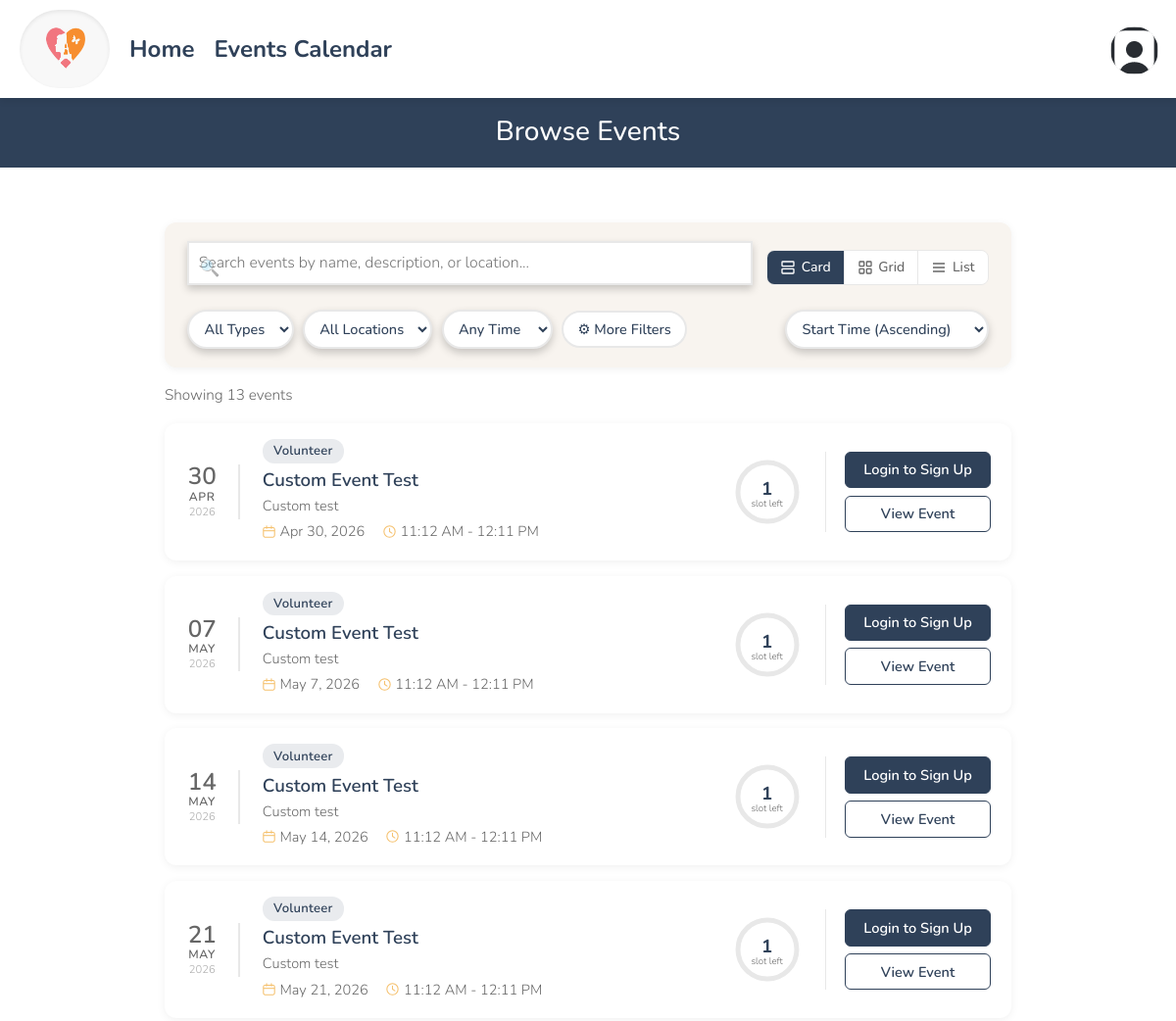
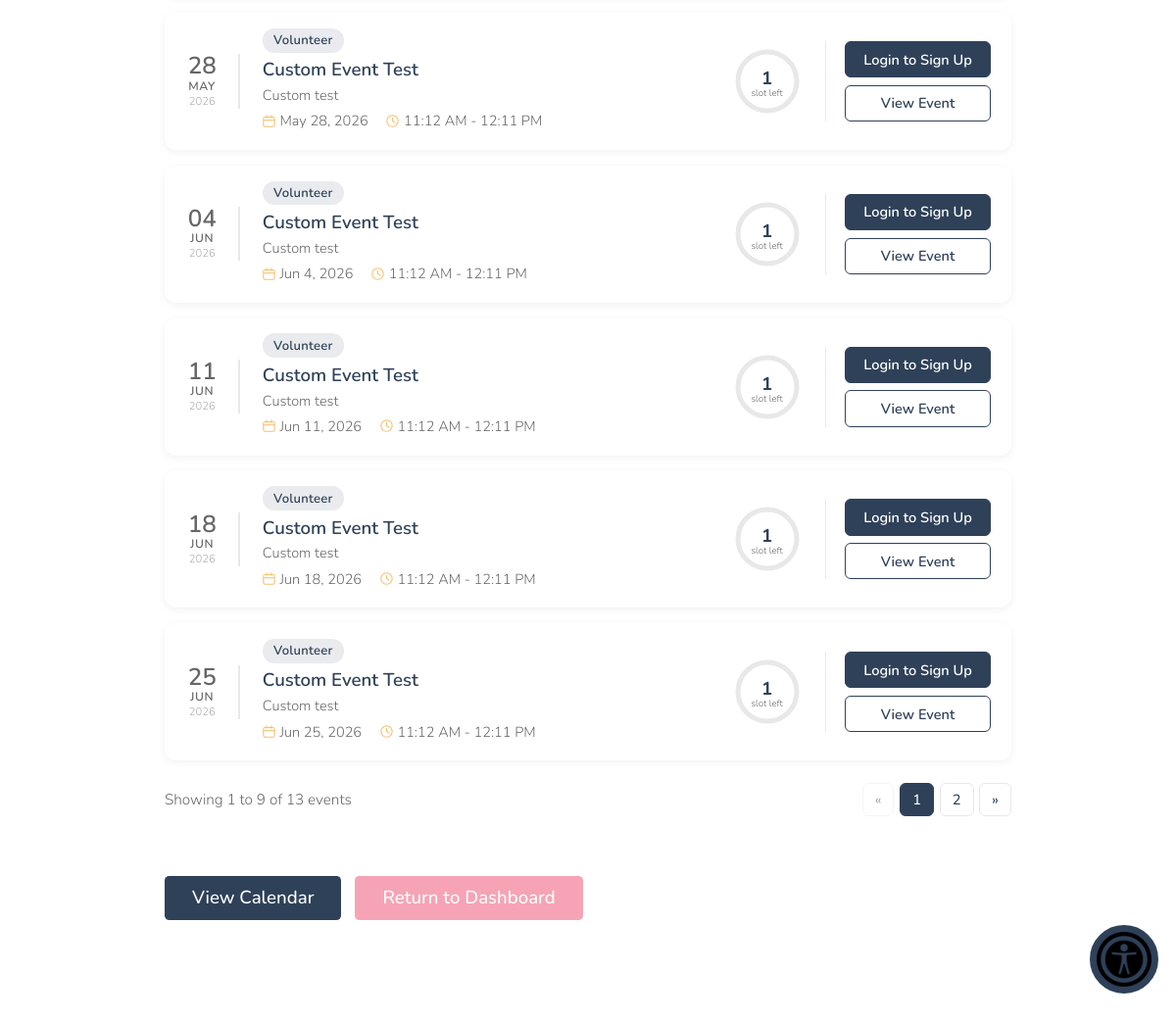
The page /viewAllEvents.php on the database its author committed (2 pictures, top to bottom).
### tables this page shows
CREATE TABLE `dbevents` (
  `id` int(11) NOT NULL,
  `name` text NOT NULL,
  `abbr_name` text NOT NULL,
  `type` enum('Retreat','Normal') NOT NULL DEFAULT 'Normal',
  `startDate` char(10) NOT NULL,
  `startTime` char(5) NOT NULL,
  `endTime` char(5) NOT NULL,
  `endDate` char(10) NOT NULL,
  `timezone` varchar(50) NOT NULL,
  `description` text NOT NULL,
  `capacity` int(11) NOT NULL,
  `location` text DEFAULT NULL,
  `access` enum('Public','Private') NOT NULL DEFAULT 'Public',
  `completed` enum('Y','N') NOT NULL DEFAULT 'N',
  `board_event` tinyint(1) NOT NULL DEFAULT 0,
  `series_id` varchar(32) DEFAULT NULL,
  `recurrence_interval_days` int(11) NOT NULL
);

### viewAllEvents.php (the view, shortened to what the rows shown need)
<?php
    $loggedIn = false;
    $userID = null;
    require_once('database/dbEvents.php');
    require_once('include/output.php');
?>
<!DOCTYPE html>
<html>
<head>
    <?php require_once('universal.inc') ?>
    <link rel="stylesheet" href="css/viewAllEvents.css">
</head>
<body>
    <?php require_once('header.php') ?>
    <h1>Browse Events</h1>
    <main class="browse-main">
    <?php
        $allEvents = get_all_events_sorted_by_date_not_archived();
        $upcomingEvents = [];
        $boardEvents    = [];
        foreach ($allEvents as $event) {
            $evtType = $event->getEventType();
            if ($evtType === 'Board') {
                $boardEvents[] = $event;
            } else {
                $upcomingEvents[] = $event;
            }
        }
        $allSignupCounts = fetch_all_signup_counts();
        $userSignups = ($loggedIn && $userID) ? fetch_user_signups($userID) : [];
        function prepareEventData($event, $loggedIn, $userID, $allSignupCounts, $userSignups) {
            $eventID   = $event->getID();
            $title     = $event->getName();
            $startDate = $event->getStartDate();
            $startTime = $event->getStartTime();
            $endTime   = $event->getEndTime();
            $capacity  = (int) $event->getCapacity();
            $location  = $event->getLocation() ?? '';
            $access    = $event->getAccess();
            $type      = $event->getEventType();
            $desc      = $event->getDescription() ?? '';
            $numSignups     = $allSignupCounts[$eventID] ?? 0;
            $slotsRemaining = max(0, $capacity - $numSignups);
            $isSignedUp     = $loggedIn ? isset($userSignups[$eventID]) : false;
            $dateObj       = new DateTime($startDate);
            $dayNum        = $dateObj->format('d');
            $monthShort    = strtoupper($dateObj->format('M'));
            $yearShort     = $dateObj->format('Y');
            $formattedDate = $dateObj->format('M j, Y');
            $dateShort     = $dateObj->format('M j');
            $timeStart     = time24hTo12h($startTime);
            $timeEnd       = time24hTo12h($endTime);
            $timeDisplay   = $timeStart . ' - ' . $timeEnd;
            $pctFull = $capacity > 0 ? round(($numSignups / $capacity) * 100) : 100;
            $shortDesc = mb_strlen($desc) > 120 ? mb_substr($desc, 0, 120) . '...' : $desc;
            $listDesc  = mb_strlen($desc) > 60  ? mb_substr($desc, 0, 60) . '...'  : $desc;
            return [
                'eventID'        => $eventID,
                'title'          => $title,
                'startDate'      => $startDate,
                'startTime'      => $startTime,
                'endTime'        => $endTime,
                'capacity'       => $capacity,
                'location'       => $location,
                'access'         => $access,
                'type'           => $type,
                'desc'           => $desc,
                'numSignups'     => $numSignups,
                'slotsRemaining' => $slotsRemaining,
                'isSignedUp'     => $isSignedUp,
                'dayNum'         => $dayNum,
                'monthShort'     => $monthShort,
                'yearShort'      => $yearShort,
                'formattedDate'  => $formattedDate,
                'dateShort'      => $dateShort,
                'timeStart'      => $timeStart,
                'timeEnd'        => $timeEnd,
                'timeDisplay'    => $timeDisplay,
                'pctFull'        => $pctFull,
                'shortDesc'      => $shortDesc,
                'listDesc'       => $listDesc,
            ];
        }
        $upcomingData = [];
        foreach ($upcomingEvents as $evt) {
            $upcomingData[] = prepareEventData($evt, $loggedIn, $userID, $allSignupCounts, $userSignups);
        }
        function dataAttrs($d) {
            return ' data-name="' . htmlspecialchars(strtolower($d['title'])) . '"'
                 . ' data-start-date="' . htmlspecialchars($d['startDate']) . '"'
                 . ' data-location="' . htmlspecialchars(strtolower($d['location'])) . '"'
                 . ' data-type="' . htmlspecialchars($d['type']) . '"'
                 . ' data-start-time="' . htmlspecialchars($d['startTime']) . '"'
                 . ' data-slots-remaining="' . $d['slotsRemaining'] . '"'
                 . ' data-desc="' . htmlspecialchars(strtolower($d['desc'])) . '"';
        }
        function bulkCheckbox($d, $loggedIn, $userID) {
            if (!$loggedIn || $userID === 'guest') return '';
            return '<input type="checkbox" class="bulk-signup-cb" data-event-id="' . intval($d['eventID']) . '" title="Select for bulk signup">';
        }
        function actionBtn($d, $loggedIn, $userID, $style = 'full') {
            $access = $d['access'];
            $viewBtn = '<a class="act-btn act-view" href="event.php?id=' . urlencode($d['eventID']) . '">View Event</a>';
            $eventDate = new DateTime($d['startDate']);
            $now = new DateTime();
            $now->setTime(0, 0, 0);
            if ($eventDate < $now) {
                return $viewBtn;
            }
            if (!$loggedIn || $userID === 'guest') {
                return '<a class="act-btn act-login" href="login.php">Login to Sign Up</a>' . $viewBtn;
            }
            return '<a class="act-btn act-register" href="eventSignUp.php?event_name=' . urlencode($d['title']) . '&restricted=' . urlencode($access) . '&id=' . urlencode($d['eventID']) . '">Sign Up</a>' . $viewBtn;
        }
        function capacityRing($d) {
            $pct = $d['pctFull'];
            $slots = $d['slotsRemaining'];
            $radius = 30;
            $circumference = 2 * M_PI * $radius;
            $offset = $circumference - ($circumference * min($pct, 100) / 100);
            $colorClass = $pct >= 100 ? 'ring-full' : ($pct >= 80 ? 'ring-limited' : 'ring-available');
            $html  = '<div class="cap-ring ' . $colorClass . '">';
            $html .= '<svg width="72" height="72" viewBox="0 0 72 72">';
            $html .= '<circle cx="36" cy="36" r="' . $radius . '" class="ring-bg"/>';
            $html .= '<circle cx="36" cy="36" r="' . $radius . '" class="ring-fill" style="stroke-dasharray:' . round($circumference, 1) . ';stroke-dashoffset:' . round($offset, 1) . '"/>';
            $html .= '</svg>';
            $html .= '<span class="ring-label">' . $slots . '</span>';
            $html .= '<span class="ring-sublabel">' . ($slots === 1 ? 'slot left' : 'slots left') . '</span>';
            $html .= '</div>';
            return $html;
        }
        function typeBadge($type) {
            $lc = strtolower($type);
            $label = $type === 'Normal' ? 'Volunteer' : htmlspecialchars($type);
            return '<span class="type-badge tb-' . $lc . '">' . $label . '</span>';
        }
        function almostFullBadge($d) {
            return '';
        }
        function renderCard($d, $loggedIn, $userID) {
            $html  = '<div class="ev-card event-item"' . dataAttrs($d) . '>';
            $html .= '<div class="ev-card-date">';
            $html .= '<span class="ev-date-day">' . $d['dayNum'] . '</span>';
            $html .= '<span class="ev-date-month">' . $d['monthShort'] . '</span>';
            $html .= '<span class="ev-date-year">' . $d['yearShort'] . '</span>';
            $html .= '</div>';
            $html .= '<div class="ev-card-body">';
            $html .= '<div class="ev-card-badges">';
            $html .= bulkCheckbox($d, $loggedIn, $userID);
            $html .= typeBadge($d['type']);
            $html .= '</div>';
            $html .= '<h3 class="ev-card-title"><a href="event.php?id=' . urlencode($d['eventID']) . '">' . htmlspecialchars($d['title']) . '</a></h3>';
            if ($d['shortDesc'] !== '') {
                $html .= '<p class="ev-card-desc">' . htmlspecialchars($d['shortDesc']) . '</p>';
            }
            $html .= '<div class="ev-card-meta">';
            $html .= '<span class="meta-i"><svg class="m-icon" viewBox="0 0 16 16" width="13" height="13"><rect x="1" y="3" width="14" height="12" rx="2" fill="none" stroke="currentColor" stroke-width="1.3"/><line x1="1" y1="7" x2="15" y2="7" stroke="currentColor" stroke-width="1.3"/><line x1="5" y1="1" x2="5" y2="4" stroke="currentColor" stroke-width="1.3" stroke-linecap="round"/><line x1="11" y1="1" x2="11" y2="4" stroke="currentColor" stroke-width="1.3" stroke-linecap="round"/></svg> ' . htmlspecialchars($d['formattedDate']) . '</span>';
            $html .= '<span class="meta-i"><svg class="m-icon" viewBox="0 0 16 16" width="13" height="13"><circle cx="8" cy="8" r="7" fill="none" stroke="currentColor" stroke-width="1.3"/><polyline points="8,4 8,8 11,10" fill="none" stroke="currentColor" stroke-width="1.3" stroke-linecap="round" stroke-linejoin="round"/></svg> ' . $d['timeDisplay'] . '</span>';
            if ($d['location'] !== '') {
                $html .= '<span class="meta-i"><svg class="m-icon" viewBox="0 0 16 16" width="13" height="13"><path d="M8 1C5.2 1 3 3.2 3 6c0 4 5 9 5 9s5-5 5-9c0-2.8-2.2-5-5-5zm0 7a2 2 0 110-4 2 2 0 010 4z" fill="none" stroke="currentColor" stroke-width="1.3"/></svg> ' . htmlspecialchars($d['location']) . '</span>';
            }
            $html .= '</div>';
            $html .= almostFullBadge($d);
            $html .= '</div>';
            $html .= '<div class="ev-card-right">';
            $html .= capacityRing($d);
            $html .= '</div>';
            $html .= '<div class="ev-card-action">';
            $html .= actionBtn($d, $loggedIn, $userID, 'full');
            $html .= '</div>';
            $html .= '</div>';
            return $html;
        }
        function renderSection($data, $loggedIn, $userID, $id) {
            echo '<div class="ev-cards-wrap view-card" id="' . $id . '-cards">';
            foreach ($data as $d) echo renderCard($d, $loggedIn, $userID);
            echo '</div>';
        }
    ?>
        <div id="upcoming-section" class="events-section">
            <?php if (count($upcomingData) > 0): ?>
                <?php renderSection($upcomingData, $loggedIn, $userID, 'upcoming'); ?>
            <?php else: ?>
                <p class="no-events-msg">No upcoming events available.</p>
            <?php endif; ?>
        </div>
    </main>
</body>
</html>

### rows shown on the page
dbevents: dayNum "30", monthShort "APR", yearShort "2026", type "Volunteer", name "Custom Event Test", description "Custom test", formattedDate "Apr 30, 2026", timeDisplay "11:12 AM - 12:11 PM", capacity "1", shows "slot left"
dbevents: dayNum "07", monthShort "MAY", yearShort "2026", type "Volunteer", name "Custom Event Test", description "Custom test", formattedDate "May 7, 2026", timeDisplay "11:12 AM - 12:11 PM", capacity "1", shows "slot left"
dbevents: dayNum "14", monthShort "MAY", yearShort "2026", type "Volunteer", name "Custom Event Test", description "Custom test", formattedDate "May 14, 2026", timeDisplay "11:12 AM - 12:11 PM", capacity "1", shows "slot left"
dbevents: dayNum "21", monthShort "MAY", yearShort "2026", type "Volunteer", name "Custom Event Test", description "Custom test", formattedDate "May 21, 2026", timeDisplay "11:12 AM - 12:11 PM", capacity "1", shows "slot left"
dbevents: dayNum "28", monthShort "MAY", yearShort "2026", type "Volunteer", name "Custom Event Test", description "Custom test", formattedDate "May 28, 2026", timeDisplay "11:12 AM - 12:11 PM", capacity "1", shows "slot left"
dbevents: dayNum "04", monthShort "JUN", yearShort "2026", type "Volunteer", name "Custom Event Test", description "Custom test", formattedDate "Jun 4, 2026", timeDisplay "11:12 AM - 12:11 PM", capacity "1", shows "slot left"
dbevents: dayNum "11", monthShort "JUN", yearShort "2026", type "Volunteer", name "Custom Event Test", description "Custom test", formattedDate "Jun 11, 2026", timeDisplay "11:12 AM - 12:11 PM", capacity "1", shows "slot left"
dbevents: dayNum "18", monthShort "JUN", yearShort "2026", type "Volunteer", name "Custom Event Test", description "Custom test", formattedDate "Jun 18, 2026", timeDisplay "11:12 AM - 12:11 PM", capacity "1", shows "slot left"
dbevents: dayNum "25", monthShort "JUN", yearShort "2026", type "Volunteer", name "Custom Event Test", description "Custom test", formattedDate "Jun 25, 2026", timeDisplay "11:12 AM - 12:11 PM", capacity "1", shows "slot left"
